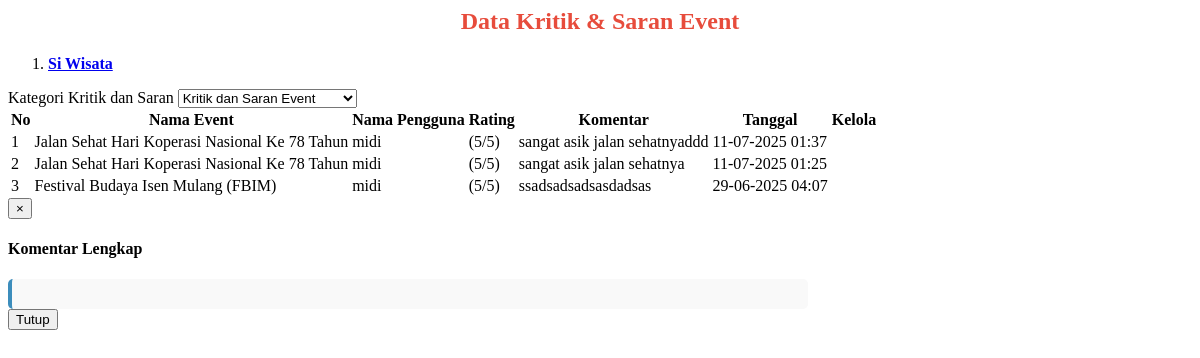
Page /admin/event1/data_kritik_event.php on the committed database.
### tables this page shows
CREATE TABLE `tb_kritik_saran_event` (
  `id_kritik_saran_event` int(11) NOT NULL,
  `id_event` varchar(20) NOT NULL,
  `id_pengguna` int(11) NOT NULL,
  `rating` tinyint(4) NOT NULL COMMENT '1–5',
  `komentar` text NOT NULL,
  `tanggal` datetime NOT NULL DEFAULT current_timestamp()
);

CREATE TABLE `tb_event` (
  `id_event` varchar(20) NOT NULL,
  `nama_event` varchar(255) DEFAULT NULL,
  `kategori` varchar(100) DEFAULT NULL,
  `deskripsi` text DEFAULT NULL,
  `provinsi` varchar(100) DEFAULT NULL,
  `kabupaten` varchar(100) DEFAULT NULL,
  `kecamatan` varchar(100) DEFAULT NULL,
  `alamat` varchar(255) DEFAULT NULL,
  `latitude` varchar(32) DEFAULT NULL,
  `longitude` varchar(32) DEFAULT NULL,
  `tanggal_mulai` date DEFAULT NULL,
  `tanggal_selesai` date DEFAULT NULL,
  `gambar` text DEFAULT NULL,
  `harga_tiket` varchar(20) DEFAULT NULL,
  `no_hp` varchar(20) DEFAULT NULL,
  `jam_operasional` varchar(50) DEFAULT NULL,
  `tanggal_upload` timestamp NOT NULL DEFAULT current_timestamp()
);

CREATE TABLE `tb_pengguna` (
  `id_pengguna` int(11) NOT NULL,
  `nama_pengguna` varchar(20) NOT NULL,
  `username` varchar(20) NOT NULL,
  `password` varchar(35) NOT NULL,
  `level` enum('Administrator','pengguna','','') NOT NULL,
  `alamat` varchar(100) DEFAULT NULL,
  `no_hp` varchar(20) DEFAULT NULL
);

### admin/event1/data_kritik_event.php (the view, shortened to what this page needs)
<?php
include "inc/koneksi.php";
?>
<section class="content-header">
    <h1 style="text-align:center;">Data Kritik & Saran Event</h1>
    <ol class="breadcrumb">
        <li>
            <a href="index.php">
                <b>Si Wisata</b>
            </a>
        </li>
    </ol>
</section>
<section class="content">
    <div class="box box-primary">
        <div class="box-body">
            <div class="row">
                <div class="col-md-4">
                    <div class="form-group">
                        <label>Kategori Kritik dan Saran</label>
                        <select name="kategori" id="kategori" class="form-control" onchange="redirectToCategory(this.value)">
                            <option value="event" selected>Kritik dan Saran Event</option>
                        </select>
                    </div>
                </div>
            </div>
        </div>
        <div class="box-body">
            <div class="table-responsive">
                <table id="example1" class="table table-bordered table-striped">
                    <thead>
                        <tr>
                            <th>No</th>
                            <th>Nama Event</th>
                            <th>Nama Pengguna</th>
                            <th>Rating</th>
                            <th>Komentar</th>
                            <th>Tanggal</th>
                            <th>Kelola</th>
                        </tr>
                    </thead>
                    <tbody>
                        <?php
                        $no = 1;
                        $sql = $koneksi->query("SELECT
                            ks.id_kritik_saran_event,
                            ks.id_event,
                            ks.id_pengguna,
                            ks.rating,
                            ks.komentar,
                            ks.tanggal,
                            e.nama_event,
                            p.nama_pengguna
                            FROM tb_kritik_saran_event ks
                            LEFT JOIN tb_event e ON ks.id_event = e.id_event
                            LEFT JOIN tb_pengguna p ON ks.id_pengguna = p.id_pengguna
                            WHERE ks.id_event IS NOT NULL
                            ORDER BY ks.tanggal DESC");
                        while ($data = $sql->fetch_assoc()) {
                            $rating = intval($data['rating']);
                            $stars = '';
                            for ($i = 1; $i <= 5; $i++) {
                                if ($i <= $rating) {
                                    $stars .= '<i class="fa fa-star text-warning"></i>';
                                } else {
                                    $stars .= '<i class="fa fa-star-o text-muted"></i>';
                                }
                            }
                            $stars .= ' (' . $rating . '/5)';
                            $komentar = htmlspecialchars($data['komentar']);
                            $komentar_pendek = strlen($komentar) > 100 ? substr($komentar, 0, 100) . '...' : $komentar;
                        ?>
                        <tr>
                            <td><?= $no++; ?></td>
                            <td><?= htmlspecialchars($data['nama_event'] ?? 'Event Tidak Ditemukan'); ?></td>
                            <td><?= htmlspecialchars($data['nama_pengguna'] ?? 'Pengguna Tidak Ditemukan'); ?></td>
                            <td><?= $stars; ?></td>
                            <td>
                                <span class="komentar-pendek"><?= $komentar_pendek; ?></span>
                            </td>
                            <td><?= date('d-m-Y H:i', strtotime($data['tanggal'])); ?></td>
                            <td>
                            </td>
                        </tr>
                        <?php } ?>
                    </tbody>
                </table>
            </div>
        </div>
    </div>
</section>
<div class="modal fade" id="commentModal" tabindex="-1" role="dialog">
    <div class="modal-dialog modal-lg" role="document">
        <div class="modal-content">
            <div class="modal-header">
                <button type="button" class="close" data-dismiss="modal">&times;</button>
                <h4 class="modal-title" id="commentModalTitle">Komentar Lengkap</h4>
            </div>
            <div class="modal-body">
                <div id="fullCommentText" style="line-height: 1.6; padding: 15px; background-color: #f9f9f9; border-radius: 5px; border-left: 4px solid #3c8dbc;"></div>
            </div>
            <div class="modal-footer">
                <button type="button" class="btn btn-default" data-dismiss="modal">Tutup</button>
            </div>
        </div>
    </div>
</div>

### admin/event1/data_kritik_event.php (style rules this page uses)
.komentar-pendek { display: inline-block; max-width: 100%; word-wrap: break-word; }
#commentModal .modal-dialog { width: 80%; max-width: 800px; }
.content-header h1 { color: #e74c3c; }
.box-primary { border-top-color: #e74c3c; }

### rows in the picture
tb_kritik_saran_event: id_event.nama_event "Jalan Sehat Hari Koperasi Nasional Ke 78 Tahun", id_pengguna.nama_pengguna "midi", stars "(5/5)", komentar "sangat asik jalan sehatnyaddd", tanggal "11-07-2025 01:37"
tb_kritik_saran_event: id_event.nama_event "Jalan Sehat Hari Koperasi Nasional Ke 78 Tahun", id_pengguna.nama_pengguna "midi", stars "(5/5)", komentar "sangat asik jalan sehatnya", tanggal "11-07-2025 01:25"
tb_kritik_saran_event: id_event.nama_event "Festival Budaya Isen Mulang (FBIM)", id_pengguna.nama_pengguna "midi", stars "(5/5)", komentar "ssadsadsadsasdadsas", tanggal "29-06-2025 04:07"
